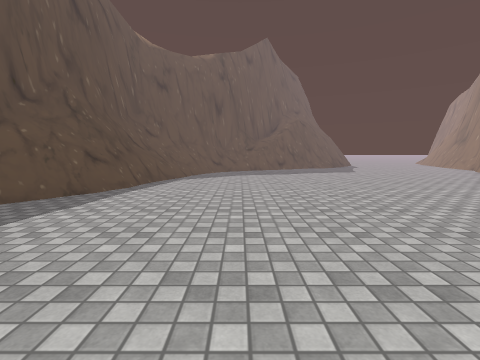
[1] (above)

18 first-person views from a walk through a Unity game level. The camera is 1.2 m above the floor, tilts 6° down and sees 85° across. The floor is counted in squares, 2 m on a side. Each view is taken from the middle of a square. On the plan, view 1 faces up. The plan holds only what a view shows up to about 9 squares ahead; the rest is blank. The place goes on beyond the plan. The player character is not drawn. Some surface patterns are stand-ins.

[2]
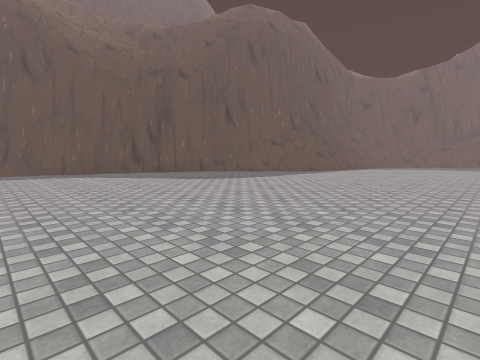

[3]
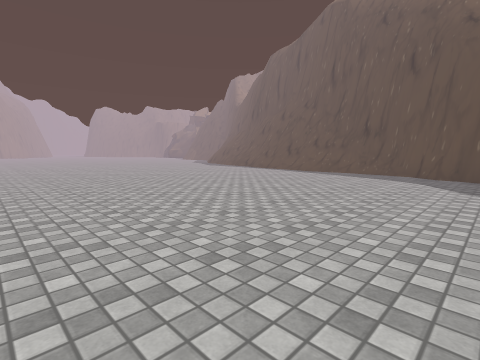

[4]
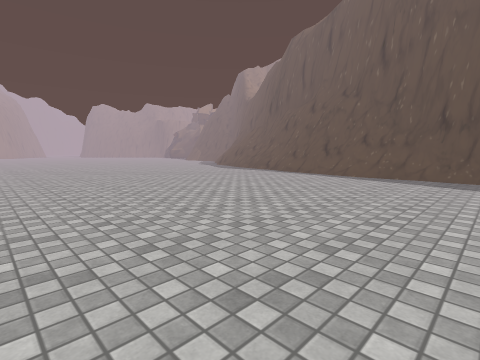

[5]
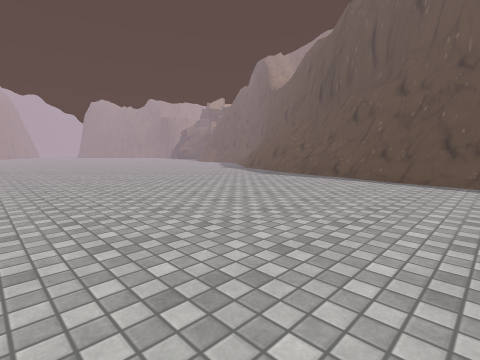

[6]
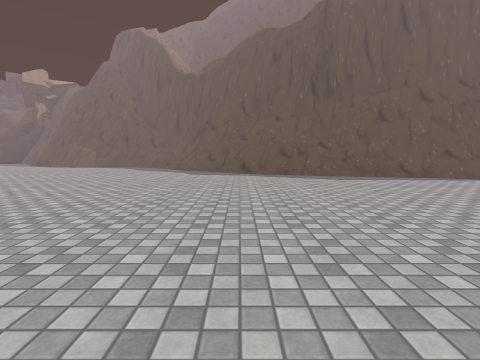

[7]
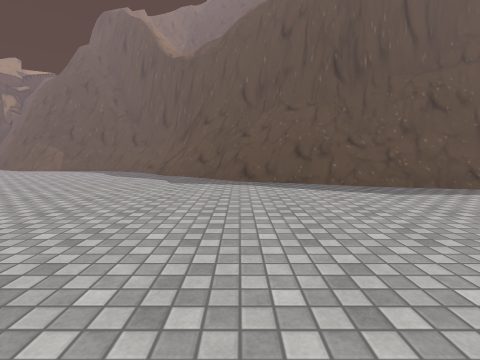

[8]
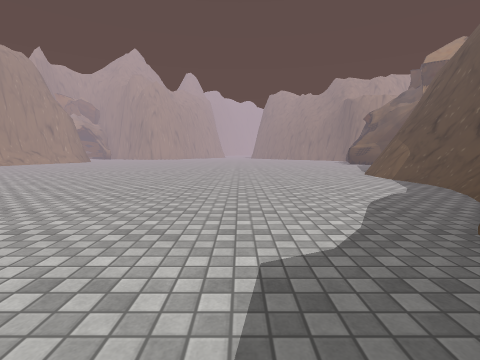

[9]
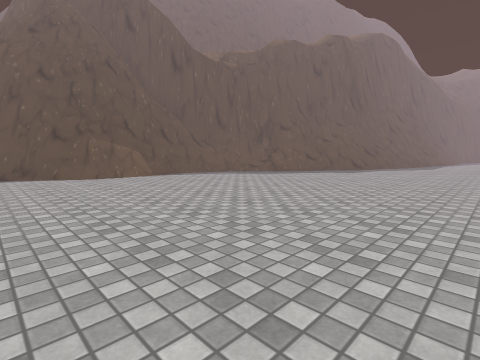

[10]
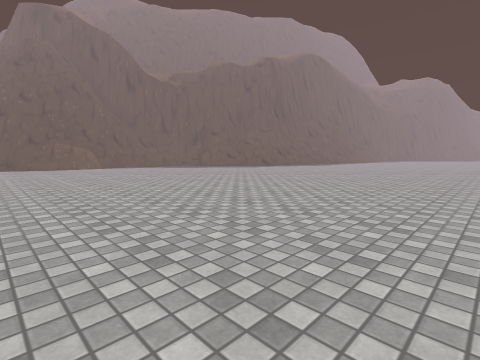

[11]
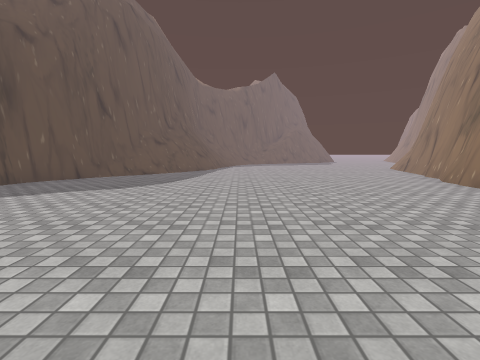

[12]
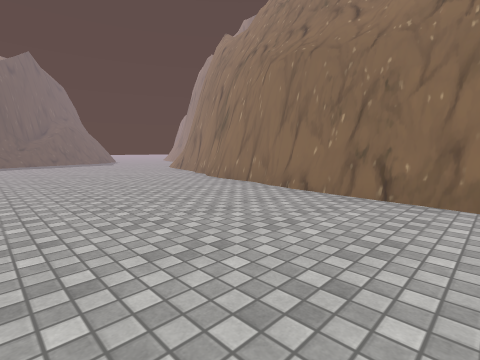

[13]
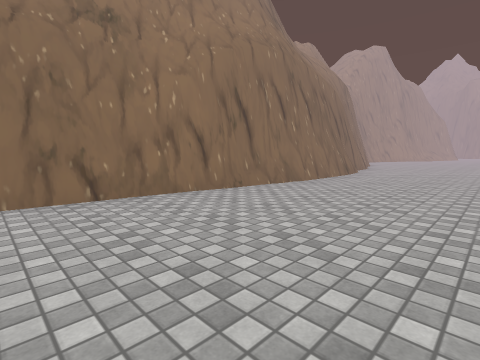

[14]
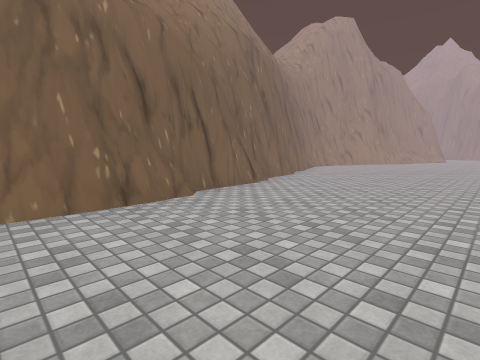

[15]
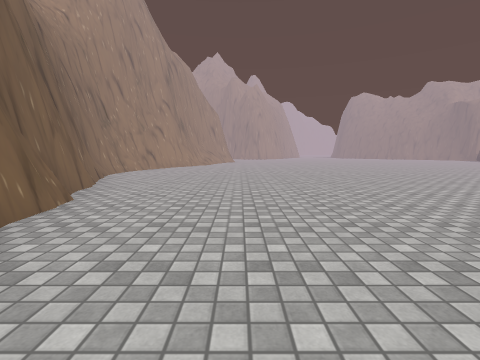

[16]
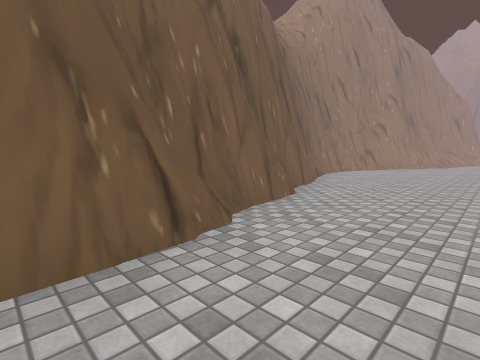

[17]
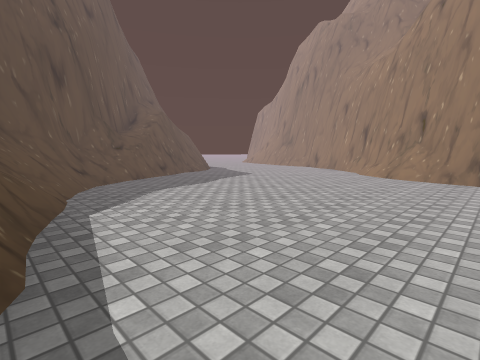

[18]
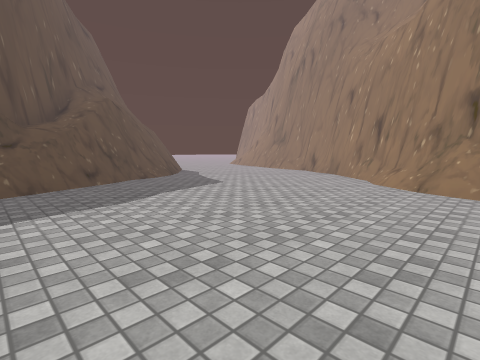

### Floor plan
Key: @ floor where view 1 was taken; # wall or solid block; . main floor; : floor 0.5 m higher than the main floor; / step, stairs or slope; = window, fence, low wall or low ledge.
Columns run from 13 left of view 1 to 8 right of it. Each row starts with its distance up from view 1.
  9             ###......#
  8            ##........#
  7            #........#
  6            #.......#
  5           .#....../.
  4          .#=......#
  3          ##......#
  2         ##.......#
  1         #........#
  0        ##....@..#
 -1        #........#
 -2       ##........#
 -3       #.........#
 -4       #.........#
 -5       #.........#
 -6       #........#
 -7       #........#
 -8      #/........#
 -9      #/........#
-10     .#.........#
-11     .#.........#
-12    .#=..........#
-13    .#...........#
-14    ##...........#
-15  ###............##
-16  #:..............#
-17  #...............#
-18  #...............##
-19  #................#
-20  #................#
-21 ##................#
-22 #............. ..#

Positions as (right, up) in squares from view 1, and headings:
1: (0, 0), facing up
2: (2, -4), facing up-left
3: (1, -1), facing down-left
4: (0, -3), facing down-left
5: (-1, -6), facing down-left
6: (-1, -13), facing left
7: (-3, -13), facing left
8: (-8, -13), facing down
9: (-5, -22), facing up-left
10: (-1, -22), facing up-left
11: (-1, -5), facing up
12: (-1, -5), facing up-right
13: (-1, -3), facing down-right
14: (-1, -9), facing down-right
15: (1, -12), facing down
16: (1, -12), facing down-right
17: (-2, 3), facing up-right
18: (0, 4), facing up-right
